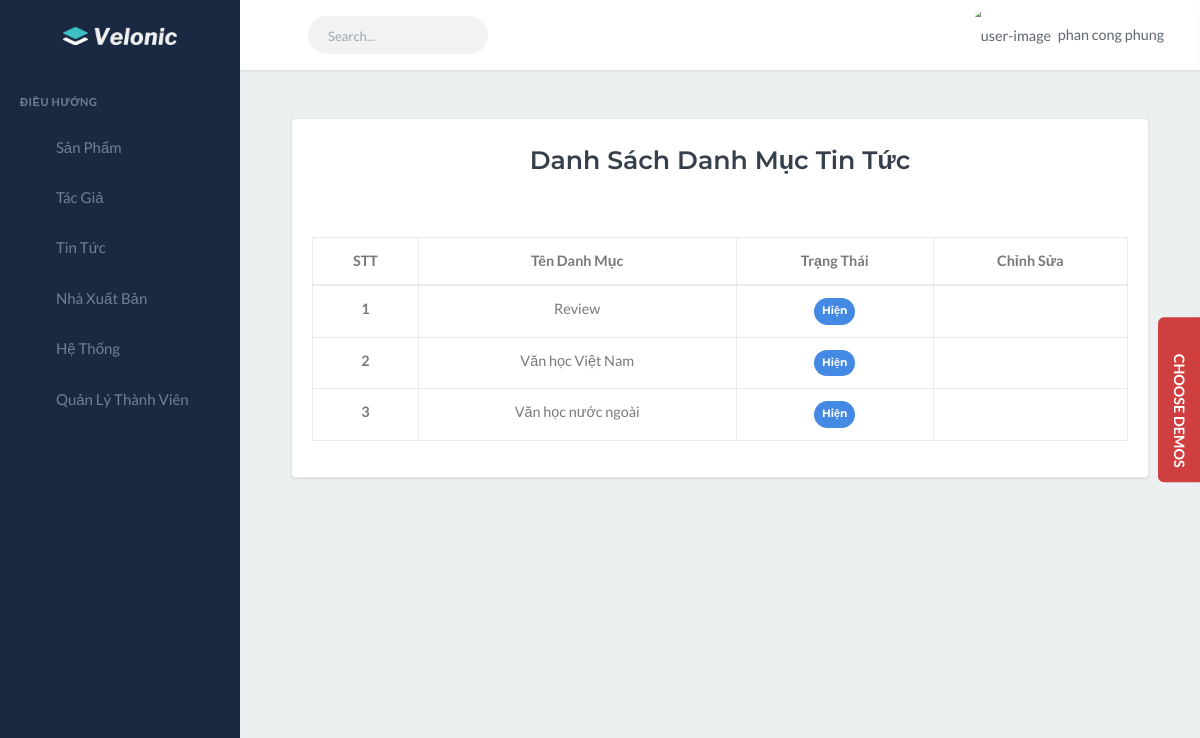
The page /?action=admin-postCategory (signed in) on the database its author committed.
### tables this page shows
CREATE TABLE `post_category` (
  `id` int(9) NOT NULL,
  `name` varchar(255) NOT NULL,
  `status` tinyint(1) NOT NULL,
  `created_at` datetime NOT NULL,
  `updated_at` datetime NOT NULL
);

### views/admin/AdminView.php (called while the page is built, shortened)
<?php
class AdminView
{
    public function postCategoryList()
    {
        require_once("templates/admin/postCategory/index.php");
    }
}

### controllers/AdminController.php (called while the page is built, shortened)
<?php
class AdminController
{
    public function postCategoryList()
    {
        require_once('views/admin/AdminView.php');
        $loginView = new AdminView();
        $loginView->postCategoryList();
    }
}

### models/admin/PostCategoryModel.php (called while the page is built, shortened)
<?php
 function getAllPostCategory(){
    $conn = mysqli_connect('localhost', 'root', '', 'qlbansach');
    mysqli_set_charset($conn,"utf8");
    $result = $conn->query("SELECT * FROM post_category");
    $postCategorys = array();
    if ($result->num_rows > 0) {
        while ($postCategory = mysqli_fetch_assoc($result)) {
            $postCategorys[] = $postCategory ;
        };
    }
    return $postCategorys;
}

### templates/admin/postCategory/index.php (the view, shortened to what this page needs)
<?php include('templates/admin/layouts/header.php'); ?>
<?php include 'models/admin/PostCategoryModel.php';  ?>
<div class="content-page">
    <div class="content">
        <div class="row">
            <div class="col-12 mx-auto p-5">
                <div class="card">
                    <div class="card-title text-center p-3 mx-auto">
                        <h3 class="font-weight-bold">Danh Sách Danh Mục Tin Tức</h3>
                    </div>
                    <div class="card-body">
                        <table class="table table-bordered">
                            <thead>
                                <tr>
                                    <th scope="col" class="text-center">STT</th>
                                    <th scope="col" class="text-center">Tên Danh Mục</th>
                                    <th scope="col" class="text-center">Trạng Thái</th>
                                    <th scope="col" class="text-center">Chỉnh Sửa</th>
                                </tr>
                            </thead>
                            <tbody>
                                <?php
                                $num = 1;
                                $results = getAllPostCategory();
                                foreach ($results as $result) :
                                ?>
                                <tr>
                                    <th scope="row" class="text-center"><?= $num++ ?></th>
                                    <td class="text-center"><?= $result['name'] ?></td>
                                    <th scope="row" class="text-center">
                                        <?php
                                                if ($result['status'] == 1) {
                                                    echo '<span class="badge badge-success badge-pill p-2"> Hiện </span>';
                                                } else {
                                                    echo '<span class="badge badge-secondary badge-pill p-2"> Ẩn </span>';
                                                }
                                                ?>
                                    </th>
                                    <td class="text-center">
                                        <a href="?action=admin-edit-postCategory&PCed=<?= $result['id'] ?>"><i
                                                class="fa fa-edit" aria-hidden="true"></i></a>
                                        <a onclick="return confirm('Bạn có muốn xóa?')"
                                            href="templates/admin/postCategory/deletePostCategory.php?PCid=<?= $result['id'] ?>"><i
                                                class="fa fa-trash" aria-hidden="true"></i></a>
                                    </td>
                                </tr>
                                <?php endforeach; ?>
                            </tbody>
                        </table>
                    </div>
                </div>
            </div>
        </div>
    </div>
</div>
<?php include('templates/admin/layouts/footer.php'); ?>

### rows shown on the page
post_category: name "Review", status "Hiện"
post_category: name "Văn học Việt Nam", status "Hiện"
post_category: name "Văn học nước ngoài", status "Hiện"

### other values the page prints
$_SESSION['admin'][0]['firstName'] "phan"
$_SESSION['admin'][0]['lastName'] "cong phung"
